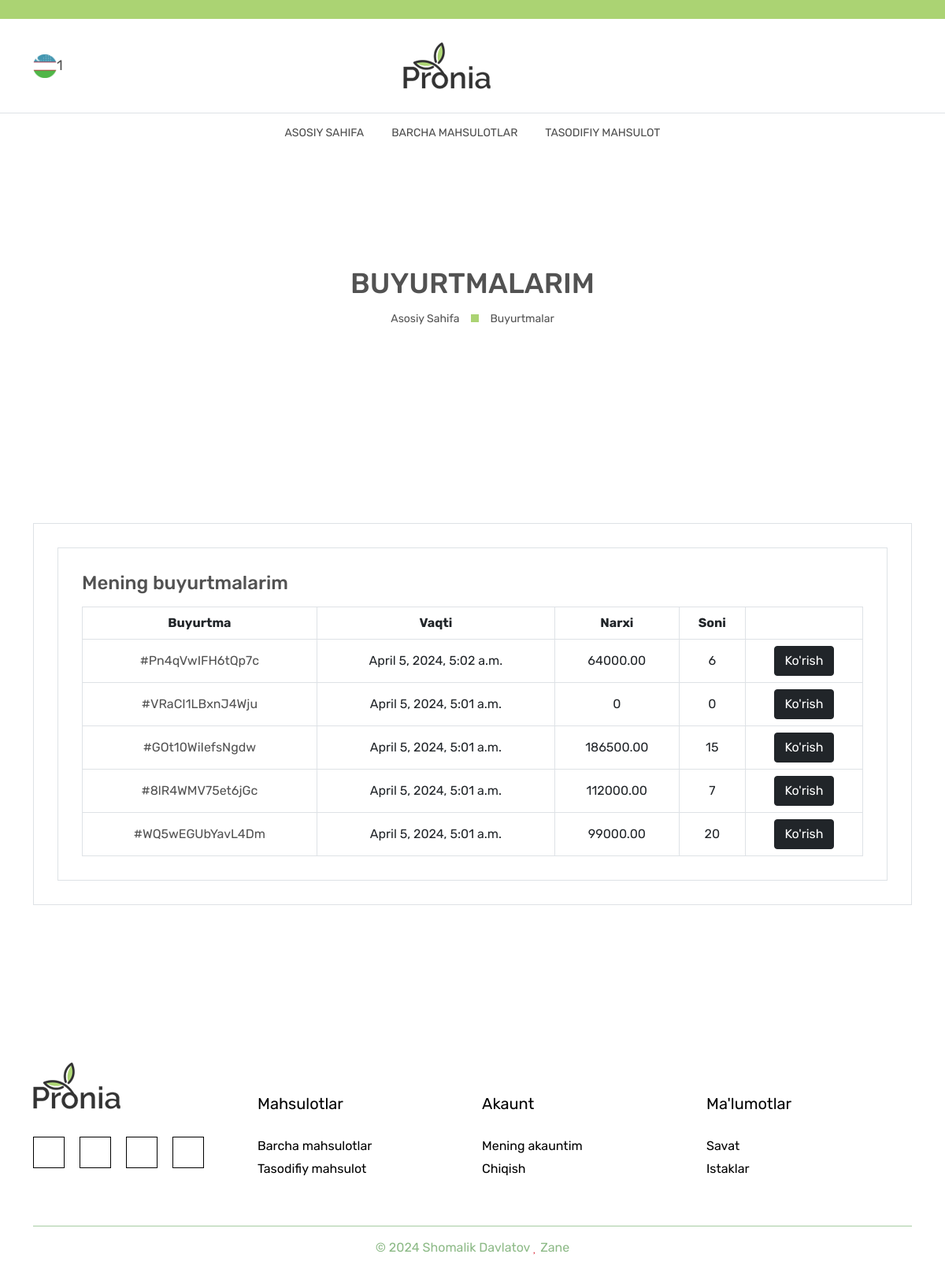
Page /carts/ (signed in) on the committed database.
### main/models.py (models this page shows, shortened)
class User(AbstractUser):
    avatar = models.ImageField(upload_to='avatar/',default='avatar/default.png')
    address = models.CharField(max_length=255, blank=True, null=True)
    phone = models.CharField(max_length=255, blank=True, null=True)
    zip_code = models.IntegerField(blank=True, null=True)
    class Meta(AbstractUser.Meta):
        swappable = "AUTH_USER_MODEL"

class CodeGenerate(models.Model):
    code = models.CharField(max_length=255, blank=True,unique=True)
    class Meta:
        abstract = True

class Cart(CodeGenerate):
    user = models.ForeignKey(User, on_delete=models.SET_NULL,null=True)
    status = models.IntegerField(
        choices=(
            (1, 'No  faol'),
            (2, "Yo'lda"),
            (3, 'Qaytarilgan'),
            (4, 'Qabul qilingan'),
        )
    )
    order_date = models.DateTimeField(null=True, blank=True)
    @property
    def total(self):
        count = 0
        queryset = CartProduct.objects.filter(cart = self)
        for i in queryset:
            count += i.count
        return count
    @property
    def price(self):
        count = 0
        queryset = CartProduct.objects.filter(cart = self)
        for i in queryset:
            if i.product.discount_price:
                count += i.count * i.product.discount_price
            else:
                count += i.count * i.product.price
        return count

class CartProduct(models.Model):
    product = models.ForeignKey(Product,on_delete=models.SET_NULL,null=True)
    cart = models.ForeignKey(Cart,on_delete=models.CASCADE)
    count = models.IntegerField()

class Product(CodeGenerate):
    category = models.ForeignKey(Category, on_delete=models.CASCADE)
    name = models.CharField(max_length=255)
    body = models.TextField()
    price = models.DecimalField(decimal_places=2, max_digits=10)
    discount_price = models.DecimalField(decimal_places=2, max_digits=10, blank=True, null=True)
    banner_img = models.ImageField(upload_to='banner-img/')
    quantity = models.IntegerField()
    delivery = models.BooleanField(default=False)
    date = models.DateTimeField(auto_now_add=True)
    qrcode_img = models.ImageField(blank=True, upload_to='qrcode-img/')

### main/front/views.py (the view)
# urls.py: path('carts/', views.carts, name='carts'),
@login_required(login_url='auth:login')
def carts(request):
    queryset = models.Cart.objects.filter(user=request.user, status=4)
    context = {'queryset':queryset}
    return render(request, 'front/carts/list.html', context)

### templates/front/carts/list.html
{% extends 'front/base.html' %}
{% load static %}
{% block content %}
            <main class="main-content">
                <div class="breadcrumb-area breadcrumb-height" data-bg-image="{% static 'front/images/breadcrumb/bg/1-1-1919x388.jpg' %}">
                    <div class="container h-100">
                        <div class="row h-100">
                            <div class="col-lg-12">
                                <div class="breadcrumb-item">
                                    <h2 class="breadcrumb-heading">Buyurtmalarim</h2>
                                    <ul>
                                        <li>
                                            <a href="{% url 'front:index' %}">Asosiy Sahifa</a>
                                        </li>
                                        <li>Buyurtmalar</li>
                                    </ul>
                                </div>
                            </div>
                        </div>
                    </div>
                </div>
                <div class="account-page-area section-space-y-axis-100">
                    <div class="container">
                        <div class="row">
                            <div class="col-lg-12">
                                <div class="tab-content myaccount-tab-content" id="account-page-tab-content">
                                    <div class="tab-content myaccount-tab-content" id="account-page-tab-content">
                                        <div class="tab-pane fade active show" id="account-orders" role="tabpanel" aria-labelledby="account-orders-tab">
                                            <div class="myaccount-orders">
                                                <h4 class="small-title">Mening buyurtmalarim</h4>
                                                <div class="table-responsive">
                                                    <table class="table table-bordered table-hover">
                                                        <tbody>
                                                            <tr>
                                                                <th>Buyurtma</th>
                                                                <th>Vaqti</th>
                                                                <th>Narxi</th>
                                                                <th>Soni</th>
                                                                <th></th>
                                                            </tr>
                                                            {% for q in queryset %}
                                                                <tr>
                                                                    <td><a class="account-order-id" href="#">#{{q.code}}</a></td>
                                                                    <td>{{q.order_date}}</td>
                                                                    <td>{{q.price}}</td>
                                                                    <td>{{q.total}}</td>
                                                                    <td><a href="{% url 'front:cart_detail' q.code %}" class="btn btn-dark"><span>Ko'rish</span></a>
                                                                    </td>
                                                                </tr>
                                                            {% endfor %}
                                                        </tbody>
                                                    </table>
                                                </div>
                                            </div>
                                        </div>
                                    </div>
                                </div>
                            </div>
                        </div>
                    </div>
                </div>
            </main>
{% endblock content %}

### templates/front/base.html (shortened to what this page needs)
{% load static %}
<!DOCTYPE html>
<html lang="zxx">
<head>
    <link rel="stylesheet" href="{% static 'front/css/bootstrap.min.css' %}" />
    <link rel="stylesheet" href="{% static 'front/css/font-awesome.min.css' %}" />
    <link rel="stylesheet" href="{% static 'front/css/Pe-icon-7-stroke.css' %}" />
    <link rel="stylesheet" href="{% static 'front/css/animate.min.css' %}">
    <link rel="stylesheet" href="{% static 'front/css/swiper-bundle.min.css' %}">
    <link rel="stylesheet" href="{% static 'front/css/nice-select.css' %}">
    <link rel="stylesheet" href="{% static 'front/css/magnific-popup.min.css' %}" />
    <link rel="stylesheet" href="{% static 'front/css/ion.rangeSlider.min.css' %}" />
    <link rel="stylesheet" href="{% static 'front/css/style.css' %}">
</head>
<body>
    <div class="main-wrapper">
        <header class="main-header-area">
            <div class="header-top bg-pronia-primary d-none d-lg-block">
                <div class="container">
                    <div class="row align-items-center">
                        <div class="col-6">
                            <div class="header-top">
                                <ul class="dropdown-wrap">
                                    <li class="dropdown">
                                        <div class="btn btn-link">
                                        </div>
                                    </li>
                                </ul>
                            </div>
                        </div>
                    </div>
                </div>
            </div>
            <div class="header-middle py-30">
                <div class="container">
                    <div class="row align-items-center">
                        <div class="col-lg-12">
                            <div class="header-middle-wrap position-relative">
                                <div class="header-contact d-none d-lg-flex">
                                    <div>
                                        <img src="{{user.avatar.url}}" alt="" height="30px">
                                    </div>
                                    <div>
                                        <a href="{% url 'auth:profile' %}">  {{user.username}}</a>
                                    </div>
                                </div>
                                <a href="{% url 'front:index' %}" class="header-logo">
                                    <img src="{% static 'front/images/logo/dark.png' %}" alt="Header Logo">
                                </a>
                                <div class="header-right">
                                    <ul>
                                        <li class="dropdown d-none d-lg-block">
                                            <button class="btn btn-link dropdown-toggle ht-btn p-0" type="button" id="settingButton" data-bs-toggle="dropdown" aria-label="setting" aria-expanded="false">
                                                <i class="pe-7s-users"></i>
                                            </button>
                                        </li>
                                        <li class="d-none d-lg-block">
                                            <a href="{% url 'front:list_wishlist' %}">
                                                <i class="pe-7s-like"></i>
                                            </a>
                                        </li>
                                        <li class="d-none d-lg-block">
                                            <a href="{% url 'front:active_cart' %}">
                                                <i class="pe-7s-shopbag"></i>
                                            </a>
                                        </li>
                                    </ul>
                                </div>
                            </div>
                        </div>
                    </div>
                </div>
            </div>
            <div class="header-bottom d-none d-lg-block">
                <div class="container">
                    <div class="row">
                        <div class="col-lg-12">
                            <div class="main-menu position-relative">
                                <nav class="main-nav">
                                    <ul>
                                        <li class="drop-holder">
                                            <a href="{% url 'front:index' %}">Asosiy Sahifa</a>
                                        </li>
                                        <li class="megamenu-holder">
                                            <a href="{% url 'front:product_list' %}">Barcha mahsulotlar</a>
                                        </li>
                                        <li class="drop-holder">
                                            <a href="{% url 'front:random_product' %}">Tasodifiy mahsulot</a>
                                        </li>
                                    </ul>
                                </nav>
                            </div>
                        </div>
                    </div>
                </div>
            </div>
        </header>
{% block content %}
{% endblock content %}
<div class="footer-area" data-bg-image="{% static 'front/images/footer/bg/1-1920x465.jpg' %}">
    <div class="footer-top section-space-top-100 pb-60">
        <div class="container">
            <div class="row">
                <div class="col-lg-3">
                    <div class="footer-widget-item">
                        <div class="footer-widget-logo">
                            <a href="index.html">
                                <img src="{% static 'front/images/logo/dark.png' %}" alt="Logo">
                            </a>
                        </div>
                        <div class="social-link with-border">
                            <ul>
                                <li>
                                    <a href="https://t.me/zane361" data-tippy="Telegram" data-tippy-inertia="true" data-tippy-animation="shift-away" data-tippy-delay="50" data-tippy-arrow="true" data-tippy-theme="sharpborder">
                                        <i class="fa fa-telegram"></i>
                                    </a>
                                </li>
                                <li>
                                    <a href="https://twitter.com/zane361361" data-tippy="Twitter" data-tippy-inertia="true" data-tippy-animation="shift-away" data-tippy-delay="50" data-tippy-arrow="true" data-tippy-theme="sharpborder">
                                        <i class="fa fa-twitter"></i>
                                    </a>
                                </li>
                                <li>
                                    <a href="#" data-tippy="Instagram" data-tippy-inertia="true" data-tippy-animation="shift-away" data-tippy-delay="50" data-tippy-arrow="true" data-tippy-theme="sharpborder">
                                        <i class="fa fa-instagram"></i>
                                    </a>
                                </li>
                                <li>
                                    <a href="https://www.youtube.com/channel/UCn30eUiHNDT6hf1gEzvq5Yw" data-tippy="You Tube" data-tippy-inertia="true" data-tippy-animation="shift-away" data-tippy-delay="50" data-tippy-arrow="true" data-tippy-theme="sharpborder">
                                        <i class="fa fa-youtube"></i>
                                    </a>
                                </li>
                            </ul>
                        </div>
                    </div>
                </div>
                <div class="col-lg-3 col-md-4 pt-40">
                    <div class="footer-widget-item">
                        <h3 class="footer-widget-title">Mahsulotlar</h3>
                        <ul class="footer-widget-list-item">
                            <li>
                                <a href="{% url 'front:product_list' %}">Barcha mahsulotlar</a>
                            </li>
                            <li>
                                <a href="{% url 'front:random_product' %}">Tasodifiy mahsulot</a>
                            </li>
                        </ul>
                    </div>
                </div>
                <div class="col-lg-3 col-md-4 pt-40">
                    <div class="footer-widget-item">
                        <h3 class="footer-widget-title">Akaunt</h3>
                        <ul class="footer-widget-list-item">
                            <li>
                                <a href="{% url 'auth:profile' %}">Mening akauntim</a>
                            </li>
                            <li>
                                <a href="{% url 'auth:logout' %}">Chiqish</a>
                            </li>
                        </ul>
                    </div>
                </div>
                <div class="col-lg-3 col-md-4 pt-40">
                    <div class="footer-widget-item">
                        <h3 class="footer-widget-title">Ma'lumotlar</h3>
                        <ul class="footer-widget-list-item">
                            <li>
                                <a href="{% url 'front:active_cart' %}">Savat</a>
                            </li>
                            <li>
                                <a href="{% url 'front:list_wishlist' %}">Istaklar</a>
                            </li>
                        </ul>
                    </div>
                </div>
            </div>
        </div>
    </div>
    <div class="footer-bottom">
        <div class="container">
            <div class="row">
                <div class="col-lg-12">
                    <div class="copyright">
                        <span class="copyright-text">© 2024 Shomalik Davlatov <i class="fa fa-heart text-danger"></i>
                    <a href="https://t.me/zane361" rel="noopener" target="_blank">Zane</a> </span>
                    </div>
                </div>
            </div>
        </div>
    </div>
</div>
</div>
</body>
</html>

### rows in the picture
User: avatar (picture), username "1"
Cart: code "Pn4qVwIFH6tQp7c", order_date "April 5, 2024, 5:02 a.m.", price "64000.00", total "6"
Cart: code "VRaCI1LBxnJ4Wju", order_date "April 5, 2024, 5:01 a.m.", price "0", total "0"
Cart: code "GOt10WiIefsNgdw", order_date "April 5, 2024, 5:01 a.m.", price "186500.00", total "15"
Cart: code "8lR4WMV75et6jGc", order_date "April 5, 2024, 5:01 a.m.", price "112000.00", total "7"
Cart: code "WQ5wEGUbYavL4Dm", order_date "April 5, 2024, 5:01 a.m.", price "99000.00", total "20"
